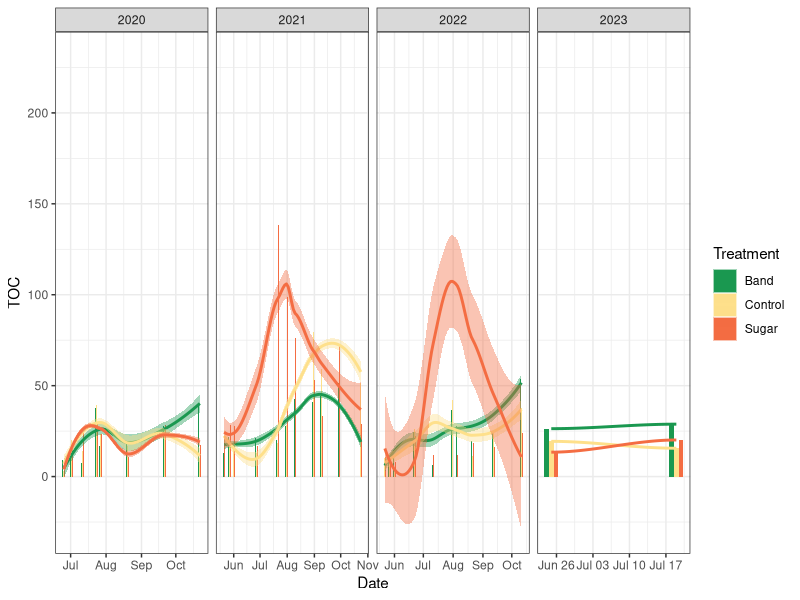
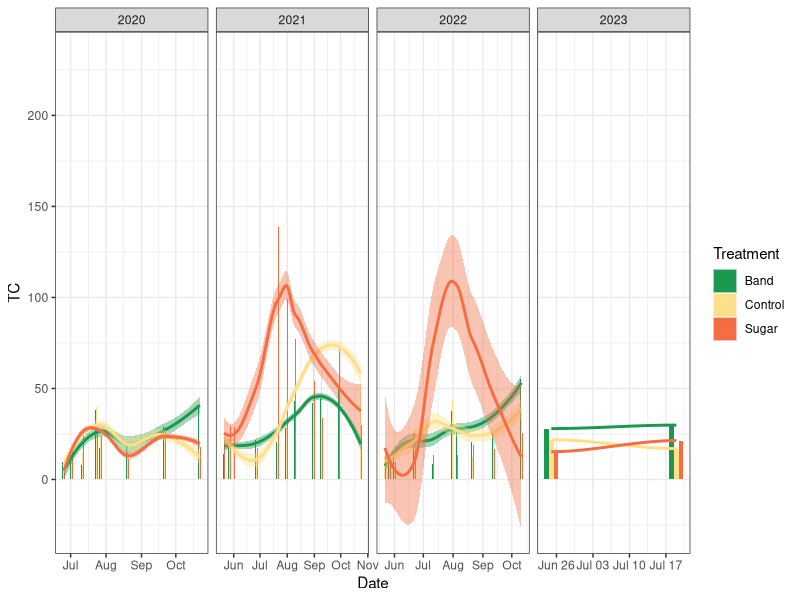
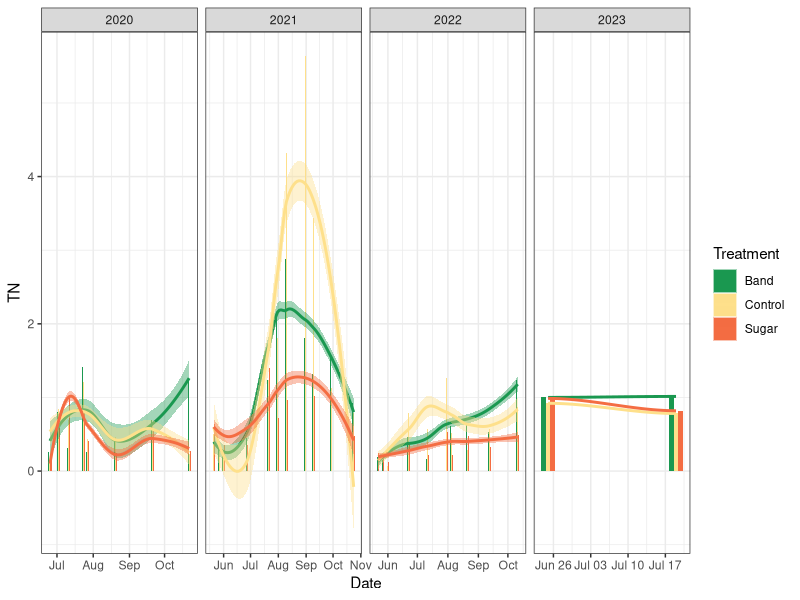
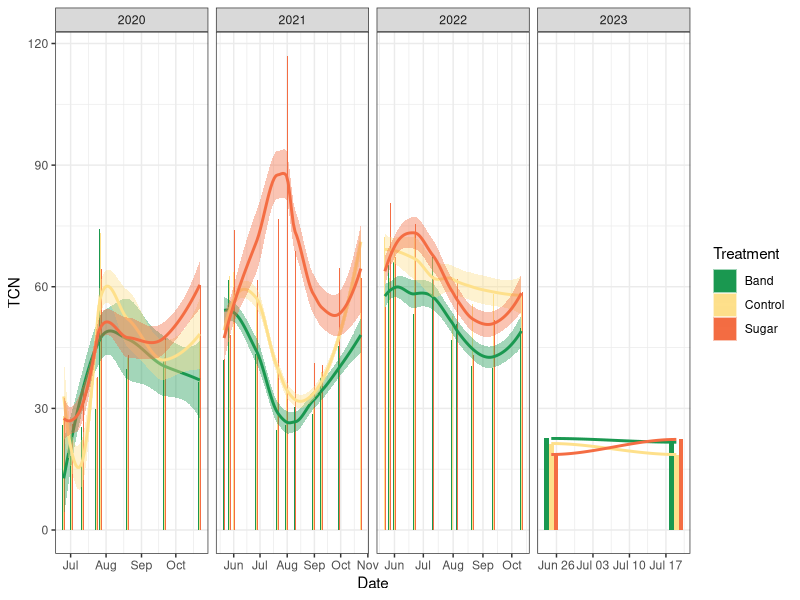
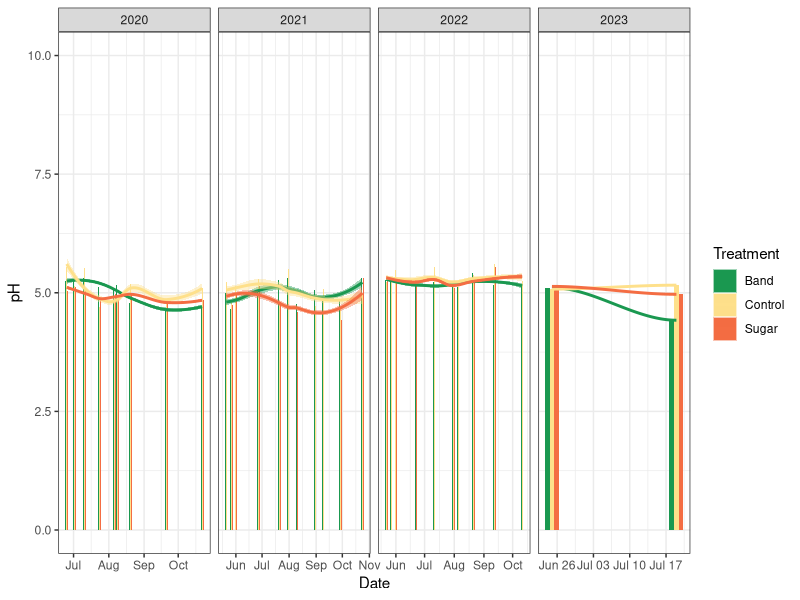

Recreate these plots in R, in order.
## ---- chunk 1
#| warning: false

library(tidyverse)
library(readxl)
library(lubridate)

DOC <- read_xlsx("data/DOC2020-2023.xlsx")
DOC$Date <- dmy(DOC$Date)
DOC$Treatment <- as.factor(DOC$Treatment)
glimpse(DOC)
## ---- chunk 2
DOC %>% 
    
    #filter(TOC<200) %>% 
    group_by(Date,Treatment) %>% 
    transmute(TOC = mean(TOC,na.rm = T)) %>% 
    ggplot(aes(Date,TOC))+
    geom_bar(aes(fill =  Treatment),
             stat="identity",
             position=position_dodge())+
    geom_smooth(aes(fill=Treatment,color = Treatment))+
    facet_wrap(year(Date)~.,scales = "free_x",ncol = 4)+
    theme_bw()+
    scale_fill_manual(values=c("#1a9850", "#fee08b", "#f46d43"))+
    scale_color_manual(values = c("#1a9850", "#fee08b", "#f46d43"))
    
## ---- chunk 3
DOC%>% 
    
    #filter(TOC<200) %>% 
    group_by(Date,Treatment) %>% 
    transmute(TC = mean(TC,na.rm = T)) %>% 
    ggplot(aes(Date,TC))+
    geom_bar(aes(fill =  Treatment),
             stat="identity",
             position=position_dodge())+
    geom_smooth(aes(fill=Treatment,color = Treatment))+
    facet_wrap(year(Date)~.,scales = "free_x",ncol = 4)+
    theme_bw()+
    scale_fill_manual(values=c("#1a9850", "#fee08b", "#f46d43"))+
    scale_color_manual(values = c("#1a9850", "#fee08b", "#f46d43"))
## ---- chunk 4
DOC%>% 
    
    #filter(TOC<200) %>% 
    group_by(Date,Treatment) %>% 
    transmute(TN = mean(TN,na.rm = T)) %>% 
    ggplot(aes(Date,TN))+
    geom_bar(aes(fill =  Treatment),
             stat="identity",
             position=position_dodge())+
    geom_smooth(aes(fill=Treatment,color = Treatment))+
    facet_wrap(year(Date)~.,scales = "free_x",ncol = 4)+
    theme_bw()+
    scale_fill_manual(values=c("#1a9850", "#fee08b", "#f46d43"))+
    scale_color_manual(values = c("#1a9850", "#fee08b", "#f46d43"))
## ---- chunk 5
DOC%>% 
    filter(TCN<200) %>% 
    group_by(Date,Treatment) %>% 
    transmute(TCN = mean(TCN,na.rm = T)) %>% 
    ggplot(aes(Date,TCN))+
    geom_bar(aes(fill =  Treatment),
             stat="identity",
             position=position_dodge())+
    geom_smooth(aes(fill=Treatment,color = Treatment))+
    facet_wrap(year(Date)~.,scales = "free_x",ncol = 4)+
    theme_bw()+
    scale_fill_manual(values=c("#1a9850", "#fee08b", "#f46d43"))+
    scale_color_manual(values = c("#1a9850", "#fee08b", "#f46d43"))
## ---- chunk 6
DOC %>% 
    filter(Period == "Pre-treatment") %>% 
    group_by(ID) %>% 
    transmute(TOC_m = mean(TOC,na.rm = T),
              TC_m = mean(TC,na.rm = T),
              IC_m = mean(IC,na.rm = T),
              TN_m = mean(TN,na.rm = T),
              TCN_m = mean(TCN,na.rm = T)) %>% 
    unique.data.frame() -> DOC_Cov
#%>% 
    #glimpse()

## ---- chunk 7
DOC %>% 
    filter(Period != "Pre-treatment") %>% 
    merge(DOC_Cov,by = "ID",all = T) %>% 
    unique.data.frame() -> DOC_full

## ---- chunk 8
pH <- read_csv("data/PH2020-2023.csv")
pH$Date <- dmy(pH$Date)
glimpse(pH)
## ---- chunk 9
pH%>% 
    #filter(TCN<200) %>% 
    group_by(Date,Treatment) %>% 
    transmute(pH = mean(pH,na.rm = T)) %>% 
    ggplot(aes(Date,pH))+
    geom_bar(aes(fill =  Treatment),
             stat="identity",
             position=position_dodge())+
    geom_smooth(aes(fill=Treatment,color = Treatment))+
    facet_wrap(year(Date)~.,scales = "free_x",ncol = 4)+
    theme_bw()+
    scale_fill_manual(values=c("#1a9850", "#fee08b", "#f46d43"))+
    scale_color_manual(values = c("#1a9850", "#fee08b", "#f46d43"))+
    ylim(0,10)
## ---- chunk 10
pH %>% 
    filter(Period == "Pre-treatment") %>% 
    group_by(ID) %>% 
    transmute(pH_mean = mean(pH,na.rm = T)) %>% 
    unique.data.frame() -> pH_Cov
## ---- chunk 11
pH %>% 
    filter(Period != "Pre-treatment") %>% 
    merge(pH_Cov,by = "ID",all = T) %>% 
    unique.data.frame() -> pH_full
## ---- chunk 12
DOC_Ph_full <- merge(DOC_full,pH_full,
                     by = c("ID","Date","Set","Year","Block","Plot",
                             "Treatment","Period","Slope","SLayer"))
## ---- chunk 13
write.csv(DOC_full,"DOC_full.csv",row.names = F)
write.csv(pH_full,"pH_full.csv",row.names = F)
## ---- chunk 14

